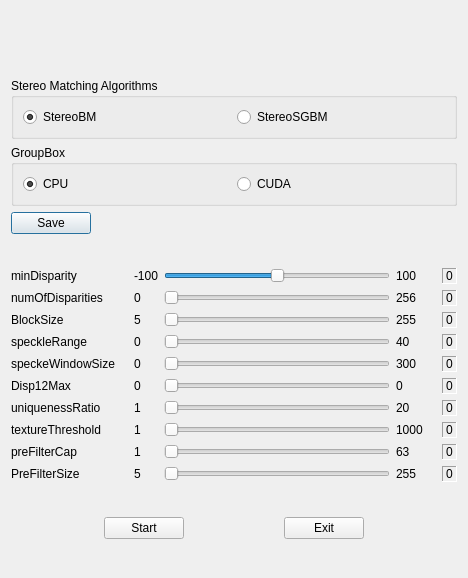
<?xml version="1.0" encoding="UTF-8"?>
<ui version="4.0">
 <class>DisparityMap</class>
 <widget class="QDialog" name="DisparityMap">
  <property name="geometry">
   <rect>
    <x>0</x>
    <y>0</y>
    <width>468</width>
    <height>578</height>
   </rect>
  </property>
  <property name="windowTitle">
   <string>Dialog</string>
  </property>
  <layout class="QGridLayout" name="gridLayout_6">
   <item row="0" column="0">
    <spacer name="verticalSpacer_3">
     <property name="orientation">
      <enum>Qt::Vertical</enum>
     </property>
     <property name="sizeHint" stdset="0">
      <size>
       <width>411</width>
       <height>79</height>
      </size>
     </property>
    </spacer>
   </item>
   <item row="1" column="0">
    <widget class="QGroupBox" name="groupBox">
     <property name="title">
      <string>Stereo Matching Algorithms</string>
     </property>
     <layout class="QHBoxLayout" name="horizontalLayout_2">
      <item>
       <layout class="QGridLayout" name="gridLayout">
        <item row="0" column="0">
         <widget class="QRadioButton" name="radioButtonStereoBM">
          <property name="text">
           <string>StereoBM</string>
          </property>
          <property name="checked">
           <bool>true</bool>
          </property>
         </widget>
        </item>
        <item row="0" column="1">
         <widget class="QRadioButton" name="radioButtonStereoSGBM">
          <property name="text">
           <string>StereoSGBM</string>
          </property>
         </widget>
        </item>
       </layout>
      </item>
     </layout>
    </widget>
   </item>
   <item row="2" column="0">
    <widget class="QGroupBox" name="groupBox_2">
     <property name="title">
      <string>GroupBox</string>
     </property>
     <layout class="QHBoxLayout" name="horizontalLayout">
      <item>
       <layout class="QGridLayout" name="gridLayout_2">
        <item row="0" column="1">
         <widget class="QRadioButton" name="radioButtonCuda">
          <property name="text">
           <string>CUDA</string>
          </property>
         </widget>
        </item>
        <item row="0" column="0">
         <widget class="QRadioButton" name="radioButtonCPU">
          <property name="text">
           <string>CPU</string>
          </property>
          <property name="checked">
           <bool>true</bool>
          </property>
         </widget>
        </item>
       </layout>
      </item>
     </layout>
    </widget>
   </item>
   <item row="3" column="0">
    <layout class="QGridLayout" name="gridLayout_5">
     <item row="0" column="0">
      <widget class="QPushButton" name="pushButton">
       <property name="text">
        <string>Save</string>
       </property>
      </widget>
     </item>
     <item row="0" column="1">
      <spacer name="horizontalSpacer">
       <property name="orientation">
        <enum>Qt::Horizontal</enum>
       </property>
       <property name="sizeHint" stdset="0">
        <size>
         <width>40</width>
         <height>20</height>
        </size>
       </property>
      </spacer>
     </item>
    </layout>
   </item>
   <item row="4" column="0">
    <spacer name="verticalSpacer">
     <property name="orientation">
      <enum>Qt::Vertical</enum>
     </property>
     <property name="sizeHint" stdset="0">
      <size>
       <width>20</width>
       <height>40</height>
      </size>
     </property>
    </spacer>
   </item>
   <item row="6" column="0">
    <spacer name="verticalSpacer_2">
     <property name="orientation">
      <enum>Qt::Vertical</enum>
     </property>
     <property name="sizeHint" stdset="0">
      <size>
       <width>20</width>
       <height>40</height>
      </size>
     </property>
    </spacer>
   </item>
   <item row="7" column="0">
    <layout class="QGridLayout" name="gridLayout_3">
     <item row="0" column="3">
      <widget class="QPushButton" name="pushButtonExit">
       <property name="text">
        <string>Exit</string>
       </property>
      </widget>
     </item>
     <item row="0" column="4">
      <spacer name="horizontalSpacer_3">
       <property name="orientation">
        <enum>Qt::Horizontal</enum>
       </property>
       <property name="sizeHint" stdset="0">
        <size>
         <width>40</width>
         <height>20</height>
        </size>
       </property>
      </spacer>
     </item>
     <item row="0" column="2">
      <spacer name="horizontalSpacer_4">
       <property name="orientation">
        <enum>Qt::Horizontal</enum>
       </property>
       <property name="sizeHint" stdset="0">
        <size>
         <width>40</width>
         <height>20</height>
        </size>
       </property>
      </spacer>
     </item>
     <item row="0" column="0">
      <spacer name="horizontalSpacer_2">
       <property name="orientation">
        <enum>Qt::Horizontal</enum>
       </property>
       <property name="sizeHint" stdset="0">
        <size>
         <width>40</width>
         <height>20</height>
        </size>
       </property>
      </spacer>
     </item>
     <item row="0" column="1">
      <widget class="QPushButton" name="pushButtonStart">
       <property name="text">
        <string>Start</string>
       </property>
      </widget>
     </item>
    </layout>
   </item>
   <item row="8" column="0">
    <spacer name="verticalSpacer_4">
     <property name="orientation">
      <enum>Qt::Vertical</enum>
     </property>
     <property name="sizeHint" stdset="0">
      <size>
       <width>20</width>
       <height>40</height>
      </size>
     </property>
    </spacer>
   </item>
   <item row="5" column="0">
    <layout class="QGridLayout" name="gridLayout_4">
     <item row="11" column="0">
      <widget class="QLabel" name="label_19">
       <property name="text">
        <string>PreFilterSize</string>
       </property>
      </widget>
     </item>
     <item row="10" column="4">
      <widget class="QLabel" name="label_34">
       <property name="text">
        <string>63</string>
       </property>
      </widget>
     </item>
     <item row="9" column="3">
      <widget class="QSlider" name="horizontalSliderTextureThreshold">
       <property name="maximum">
        <number>1000</number>
       </property>
       <property name="value">
        <number>1</number>
       </property>
       <property name="orientation">
        <enum>Qt::Horizontal</enum>
       </property>
      </widget>
     </item>
     <item row="1" column="4">
      <widget class="QLabel" name="label">
       <property name="text">
        <string>256</string>
       </property>
      </widget>
     </item>
     <item row="5" column="0">
      <widget class="QLabel" name="label_25">
       <property name="text">
        <string>speckeWindowSize</string>
       </property>
      </widget>
     </item>
     <item row="4" column="4">
      <widget class="QLabel" name="label_24">
       <property name="text">
        <string>40</string>
       </property>
      </widget>
     </item>
     <item row="11" column="4">
      <widget class="QLabel" name="label_35">
       <property name="text">
        <string>255</string>
       </property>
      </widget>
     </item>
     <item row="10" column="6">
      <widget class="QLabel" name="labelPreFilterCapValue">
       <property name="frameShape">
        <enum>QFrame::Panel</enum>
       </property>
       <property name="frameShadow">
        <enum>QFrame::Sunken</enum>
       </property>
       <property name="text">
        <string>0</string>
       </property>
      </widget>
     </item>
     <item row="0" column="2">
      <widget class="QLabel" name="label_23">
       <property name="text">
        <string>-100</string>
       </property>
      </widget>
     </item>
     <item row="6" column="0">
      <widget class="QLabel" name="label_4">
       <property name="text">
        <string>Disp12Max</string>
       </property>
      </widget>
     </item>
     <item row="0" column="4">
      <widget class="QLabel" name="label_32">
       <property name="text">
        <string>100</string>
       </property>
      </widget>
     </item>
     <item row="1" column="6">
      <widget class="QLabel" name="labelNumOfDisparitiesValue">
       <property name="frameShape">
        <enum>QFrame::Panel</enum>
       </property>
       <property name="frameShadow">
        <enum>QFrame::Sunken</enum>
       </property>
       <property name="text">
        <string>0</string>
       </property>
      </widget>
     </item>
     <item row="7" column="3">
      <widget class="QSlider" name="horizontalSliderUniquessRatio">
       <property name="minimum">
        <number>1</number>
       </property>
       <property name="maximum">
        <number>20</number>
       </property>
       <property name="orientation">
        <enum>Qt::Horizontal</enum>
       </property>
      </widget>
     </item>
     <item row="1" column="0">
      <widget class="QLabel" name="label_8">
       <property name="text">
        <string>numOfDisparities</string>
       </property>
      </widget>
     </item>
     <item row="11" column="3">
      <widget class="QSlider" name="horizontalSliderPreFilterSize">
       <property name="minimum">
        <number>5</number>
       </property>
       <property name="maximum">
        <number>255</number>
       </property>
       <property name="singleStep">
        <number>2</number>
       </property>
       <property name="orientation">
        <enum>Qt::Horizontal</enum>
       </property>
      </widget>
     </item>
     <item row="2" column="4">
      <widget class="QLabel" name="label_16">
       <property name="text">
        <string>255</string>
       </property>
      </widget>
     </item>
     <item row="4" column="0">
      <widget class="QLabel" name="label_21">
       <property name="text">
        <string>speckleRange</string>
       </property>
      </widget>
     </item>
     <item row="6" column="4">
      <widget class="QLabel" name="label_6">
       <property name="text">
        <string>0</string>
       </property>
      </widget>
     </item>
     <item row="9" column="6">
      <widget class="QLabel" name="labelTextureThresholdValue">
       <property name="frameShape">
        <enum>QFrame::Panel</enum>
       </property>
       <property name="frameShadow">
        <enum>QFrame::Sunken</enum>
       </property>
       <property name="text">
        <string>0</string>
       </property>
      </widget>
     </item>
     <item row="5" column="4">
      <widget class="QLabel" name="label_28">
       <property name="text">
        <string>300</string>
       </property>
      </widget>
     </item>
     <item row="0" column="6">
      <widget class="QLabel" name="labelMinDisparityValue">
       <property name="frameShape">
        <enum>QFrame::Panel</enum>
       </property>
       <property name="frameShadow">
        <enum>QFrame::Sunken</enum>
       </property>
       <property name="text">
        <string>0</string>
       </property>
      </widget>
     </item>
     <item row="2" column="0">
      <widget class="QLabel" name="label_10">
       <property name="text">
        <string>BlockSize</string>
       </property>
      </widget>
     </item>
     <item row="5" column="6">
      <widget class="QLabel" name="labelSpeckleWindowSizeValue">
       <property name="frameShape">
        <enum>QFrame::Panel</enum>
       </property>
       <property name="frameShadow">
        <enum>QFrame::Sunken</enum>
       </property>
       <property name="text">
        <string>0</string>
       </property>
      </widget>
     </item>
     <item row="5" column="2">
      <widget class="QLabel" name="label_26">
       <property name="text">
        <string>0</string>
       </property>
      </widget>
     </item>
     <item row="0" column="3">
      <widget class="QSlider" name="horizontalSliderMinDisparity">
       <property name="minimum">
        <number>-100</number>
       </property>
       <property name="maximum">
        <number>100</number>
       </property>
       <property name="orientation">
        <enum>Qt::Horizontal</enum>
       </property>
      </widget>
     </item>
     <item row="2" column="6">
      <widget class="QLabel" name="labelBlockSizeValue">
       <property name="frameShape">
        <enum>QFrame::Panel</enum>
       </property>
       <property name="frameShadow">
        <enum>QFrame::Sunken</enum>
       </property>
       <property name="text">
        <string>0</string>
       </property>
      </widget>
     </item>
     <item row="9" column="2">
      <widget class="QLabel" name="label_27">
       <property name="text">
        <string>1</string>
       </property>
      </widget>
     </item>
     <item row="9" column="4">
      <widget class="QLabel" name="label_33">
       <property name="text">
        <string>1000</string>
       </property>
      </widget>
     </item>
     <item row="10" column="2">
      <widget class="QLabel" name="label_30">
       <property name="text">
        <string>1</string>
       </property>
      </widget>
     </item>
     <item row="4" column="6">
      <widget class="QLabel" name="labelSpeckleRangeValue">
       <property name="frameShape">
        <enum>QFrame::Panel</enum>
       </property>
       <property name="frameShadow">
        <enum>QFrame::Sunken</enum>
       </property>
       <property name="text">
        <string>0</string>
       </property>
      </widget>
     </item>
     <item row="10" column="0">
      <widget class="QLabel" name="label_15">
       <property name="text">
        <string>preFilterCap</string>
       </property>
      </widget>
     </item>
     <item row="11" column="2">
      <widget class="QLabel" name="label_31">
       <property name="text">
        <string>5</string>
       </property>
      </widget>
     </item>
     <item row="7" column="2">
      <widget class="QLabel" name="label_13">
       <property name="text">
        <string>1</string>
       </property>
      </widget>
     </item>
     <item row="10" column="3">
      <widget class="QSlider" name="horizontalSliderPreFilterCap">
       <property name="minimum">
        <number>1</number>
       </property>
       <property name="maximum">
        <number>63</number>
       </property>
       <property name="orientation">
        <enum>Qt::Horizontal</enum>
       </property>
      </widget>
     </item>
     <item row="6" column="3">
      <widget class="QSlider" name="horizontalSliderDisp12Max">
       <property name="orientation">
        <enum>Qt::Horizontal</enum>
       </property>
      </widget>
     </item>
     <item row="6" column="2">
      <widget class="QLabel" name="label_5">
       <property name="text">
        <string>0</string>
       </property>
      </widget>
     </item>
     <item row="1" column="5">
      <widget class="QLabel" name="label_9">
       <property name="text">
        <string/>
       </property>
      </widget>
     </item>
     <item row="7" column="0">
      <widget class="QLabel" name="label_11">
       <property name="text">
        <string>uniquenessRatio</string>
       </property>
      </widget>
     </item>
     <item row="1" column="1">
      <widget class="QLabel" name="label_3">
       <property name="text">
        <string/>
       </property>
      </widget>
     </item>
     <item row="2" column="2">
      <widget class="QLabel" name="label_14">
       <property name="text">
        <string>5</string>
       </property>
      </widget>
     </item>
     <item row="6" column="6">
      <widget class="QLabel" name="labelDisp12MaxValue">
       <property name="frameShape">
        <enum>QFrame::Panel</enum>
       </property>
       <property name="frameShadow">
        <enum>QFrame::Sunken</enum>
       </property>
       <property name="text">
        <string>0</string>
       </property>
      </widget>
     </item>
     <item row="4" column="2">
      <widget class="QLabel" name="label_22">
       <property name="text">
        <string>0</string>
       </property>
      </widget>
     </item>
     <item row="0" column="0">
      <widget class="QLabel" name="label_7">
       <property name="text">
        <string>minDisparity</string>
       </property>
      </widget>
     </item>
     <item row="4" column="3">
      <widget class="QSlider" name="horizontalSliderSpeckleRange">
       <property name="maximum">
        <number>40</number>
       </property>
       <property name="orientation">
        <enum>Qt::Horizontal</enum>
       </property>
      </widget>
     </item>
     <item row="9" column="0">
      <widget class="QLabel" name="label_12">
       <property name="text">
        <string>textureThreshold</string>
       </property>
      </widget>
     </item>
     <item row="1" column="2">
      <widget class="QLabel" name="label_2">
       <property name="text">
        <string>0</string>
       </property>
      </widget>
     </item>
     <item row="1" column="3">
      <widget class="QSlider" name="horizontalSliderNumOfDisparities">
       <property name="minimum">
        <number>5</number>
       </property>
       <property name="maximum">
        <number>256</number>
       </property>
       <property name="orientation">
        <enum>Qt::Horizontal</enum>
       </property>
      </widget>
     </item>
     <item row="7" column="4">
      <widget class="QLabel" name="label_29">
       <property name="text">
        <string>20</string>
       </property>
      </widget>
     </item>
     <item row="11" column="6">
      <widget class="QLabel" name="labelPreFilterSizeValue">
       <property name="frameShape">
        <enum>QFrame::Panel</enum>
       </property>
       <property name="frameShadow">
        <enum>QFrame::Sunken</enum>
       </property>
       <property name="text">
        <string>0</string>
       </property>
      </widget>
     </item>
     <item row="2" column="3">
      <widget class="QSlider" name="horizontalSliderBlocjSize">
       <property name="minimum">
        <number>5</number>
       </property>
       <property name="maximum">
        <number>255</number>
       </property>
       <property name="singleStep">
        <number>2</number>
       </property>
       <property name="orientation">
        <enum>Qt::Horizontal</enum>
       </property>
      </widget>
     </item>
     <item row="7" column="6">
      <widget class="QLabel" name="labelUniquenessRatioValue">
       <property name="frameShape">
        <enum>QFrame::Panel</enum>
       </property>
       <property name="frameShadow">
        <enum>QFrame::Sunken</enum>
       </property>
       <property name="text">
        <string>0</string>
       </property>
      </widget>
     </item>
     <item row="5" column="3">
      <widget class="QSlider" name="horizontalSliderspeckleWindowSize">
       <property name="maximum">
        <number>300</number>
       </property>
       <property name="orientation">
        <enum>Qt::Horizontal</enum>
       </property>
      </widget>
     </item>
    </layout>
   </item>
  </layout>
 </widget>
 <resources/>
 <connections/>
</ui>
